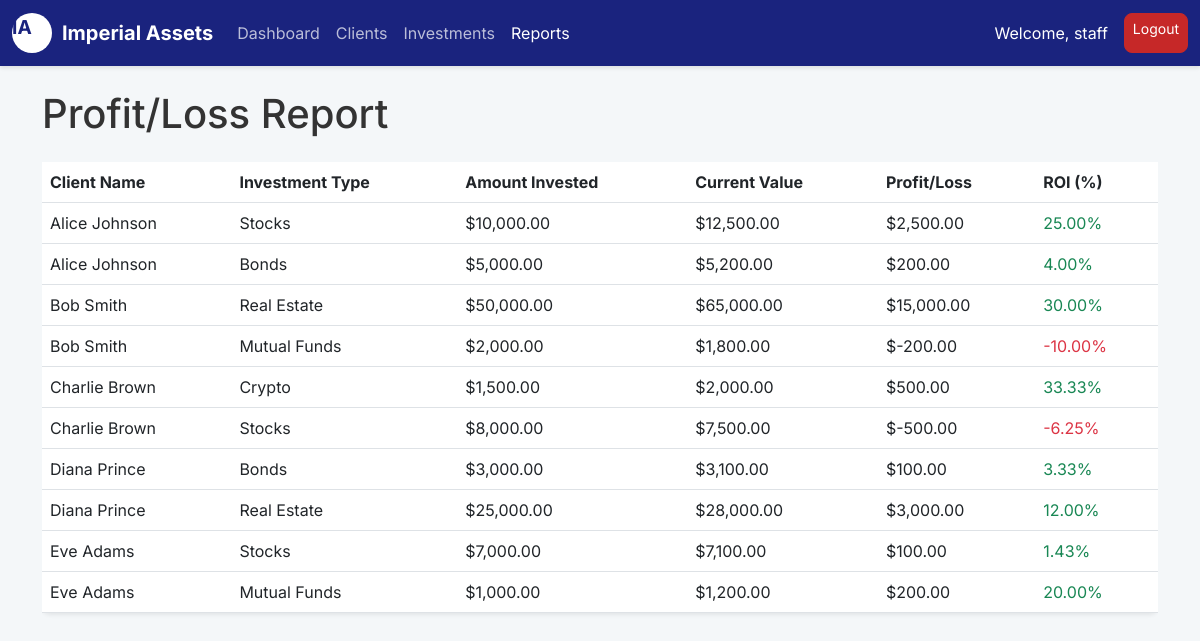
Screenshot of /html/reports.php (signed in) with the database file from the repository.
### tables this page shows
CREATE TABLE `investments` (
  `investment_id` int(11) NOT NULL AUTO_INCREMENT,
  `client_id` int(11) NOT NULL,
  `investment_type` varchar(255) NOT NULL,
  `amount_invested` decimal(10,2) NOT NULL,
  `current_value` decimal(10,2) NOT NULL,
  `date_invested` date NOT NULL,
  PRIMARY KEY (`investment_id`),
  FOREIGN KEY (`client_id`) REFERENCES `clients`(`client_id`) ON DELETE CASCADE
);

CREATE TABLE `clients` (
  `client_id` int(11) NOT NULL AUTO_INCREMENT,
  `name` varchar(255) NOT NULL,
  `contact` varchar(20) DEFAULT NULL,
  `email` varchar(255) NOT NULL,
  `joined_date` date NOT NULL,
  PRIMARY KEY (`client_id`)
);

### html/reports.php (the view, shortened to what this page needs)
<!DOCTYPE html>
<html lang="en">
<head>
    <link href="https://cdn.jsdelivr.net/npm/bootstrap@5.3.0-alpha1/dist/css/bootstrap.min.css" rel="stylesheet">
    <link rel="stylesheet" href="../css/style.css">
</head>
<body>
    <nav class="navbar navbar-expand-lg navbar-dark sticky-top">
        <div class="container-fluid">
            <a class="navbar-brand d-flex align-items-center" href="#">
                <span class="logo-placeholder d-inline-block">IA</span>
                Imperial Assets
            </a>
            <div class="collapse navbar-collapse" id="navbarNav">
                <ul class="navbar-nav me-auto mb-2 mb-lg-0">
                    <li class="nav-item">
                        <a class="nav-link" href="dashboard.php">Dashboard</a>
                    </li>
                    <li class="nav-item">
                        <a class="nav-link" href="clients.php">Clients</a>
                    </li>
                    <li class="nav-item">
                        <a class="nav-link" href="investments.php">Investments</a>
                    </li>
                    <li class="nav-item">
                        <a class="nav-link active" href="reports.php">Reports</a>
                    </li>
                </ul>
                <div class="d-flex">
                    <span class="navbar-text me-3 text-white">Welcome, <?php echo $_SESSION['username']; ?></span>
                    <a class="btn btn-danger btn-sm" href="../php/logout.php">Logout</a>
                </div>
            </div>
        </div>
    </nav>
    <div class="container mt-4">
        <h1 class="mb-4">Profit/Loss Report</h1>
        <div class="table-responsive">
            <table class="table table-hover bg-white rounded-3 shadow-sm">
                <thead>
                    <tr>
                        <th>Client Name</th>
                        <th>Investment Type</th>
                        <th>Amount Invested</th>
                        <th>Current Value</th>
                        <th>Profit/Loss</th>
                        <th>ROI (%)</th>
                    </tr>
                </thead>
                <tbody>
                    <?php
                    include '../php/db.php';
                    $sql = "SELECT i.investment_type, i.amount_invested, i.current_value, c.name AS client_name FROM investments i JOIN clients c ON i.client_id = c.client_id";
                    $result = $conn->query($sql);
                    while ($row = $result->fetch_assoc()):
                    $profitLoss = $row['current_value'] - $row['amount_invested'];
                    $roi = ($row['amount_invested'] > 0) ? ($profitLoss / $row['amount_invested']) * 100 : 0;
                    ?>
                    <tr>
                        <td><?php echo $row['client_name']; ?></td>
                        <td><?php echo $row['investment_type']; ?></td>
                        <td>$<?php echo number_format($row['amount_invested'], 2); ?></td>
                        <td>$<?php echo number_format($row['current_value'], 2); ?></td>
                        <td>$<?php echo number_format($profitLoss, 2); ?></td>
                        <td class="<?php echo ($roi >= 0) ? 'text-success' : 'text-danger'; ?>"><?php echo number_format($roi, 2); ?>%</td>
                    </tr>
                    <?php endwhile; $conn->close(); ?>
                </tbody>
            </table>
        </div>
    </div>
</body>
</html>

### css/style.css (style rules this page uses)
body { font-family: 'Inter', sans-serif; background-color: #f4f7f9; color: #333; }
.navbar { background-color: #1a237e; box-shadow: 0 2px 4px rgba(0,0,0,.1); }
.navbar-brand { color: #ffffff !important; font-weight: 700; }
.nav-link { color: rgba(255, 255, 255, 0.7) !important; transition: color 0.3s ease; }
.nav-link:hover, .nav-link.active { color: #ffffff !important; }
.btn-danger { background-color: #c62828; border-color: #c62828; border-radius: 8px; }
.logo-placeholder { width: 40px; height: 40px; background-color: #ffffff; border-radius: 50%; display: flex; align-items: center; justify-content: center; color: #1a237e; font-weight: bold; font-size: 1.2rem; margin-right: 10px; }

### rows the page displays
investments: client.name "Alice Johnson", investment_type "Stocks", amount_invested "10,000.00", current_value "12,500.00", profitLoss "2,500.00", roi "25.00"
investments: client.name "Alice Johnson", investment_type "Bonds", amount_invested "5,000.00", current_value "5,200.00", profitLoss "200.00", roi "4.00"
investments: client.name "Bob Smith", investment_type "Real Estate", amount_invested "50,000.00", current_value "65,000.00", profitLoss "15,000.00", roi "30.00"
investments: client.name "Bob Smith", investment_type "Mutual Funds", amount_invested "2,000.00", current_value "1,800.00", profitLoss "-200.00", roi "-10.00"
investments: client.name "Charlie Brown", investment_type "Crypto", amount_invested "1,500.00", current_value "2,000.00", profitLoss "500.00", roi "33.33"
investments: client.name "Charlie Brown", investment_type "Stocks", amount_invested "8,000.00", current_value "7,500.00", profitLoss "-500.00", roi "-6.25"
investments: client.name "Diana Prince", investment_type "Bonds", amount_invested "3,000.00", current_value "3,100.00", profitLoss "100.00", roi "3.33"
investments: client.name "Diana Prince", investment_type "Real Estate", amount_invested "25,000.00", current_value "28,000.00", profitLoss "3,000.00", roi "12.00"
investments: client.name "Eve Adams", investment_type "Stocks", amount_invested "7,000.00", current_value "7,100.00", profitLoss "100.00", roi "1.43"
investments: client.name "Eve Adams", investment_type "Mutual Funds", amount_invested "1,000.00", current_value "1,200.00", profitLoss "200.00", roi "20.00"

### other values shown
$_SESSION['username'] "staff"
